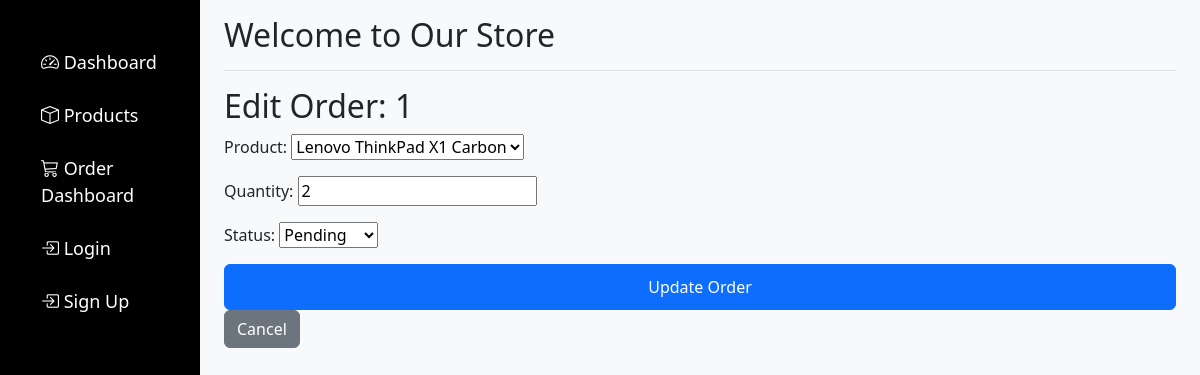
Page /products/order/edit/1/ (signed in) on the committed database.
### products/models.py (models this page shows, shortened)
class Order(models.Model):
    STATUS_CHOICES = [
        ('Pending', 'Pending'),
        ('Processed', 'Processed'),
        ('Shipped', 'Shipped'),
        ('Delivered', 'Delivered'),
        ('Cancelled', 'Cancelled'),
    ]
    user = models.ForeignKey(settings.AUTH_USER_MODEL, on_delete=models.CASCADE)
    product = models.ForeignKey(Product, on_delete=models.CASCADE)
    quantity = models.PositiveIntegerField()
    order_date = models.DateTimeField(auto_now_add=True)
    status = models.CharField(max_length=50, choices=STATUS_CHOICES, default='Pending')
    class Meta:
        permissions = [
            ("can_manage_orders", "Can manage orders"),
            ("can_view_order", "Can view order"),
        ]
        ordering = ['-order_date']

### products/views.py (the view)
# urls.py: path('order/edit/<int:order_id>/', views.edit_order, name='edit-order'),
@login_required
def edit_order(request, order_id):
    order = get_object_or_404(Order, id=order_id)
    if request.method == 'POST':
        form = OrderForm(request.POST, instance=order)
        if form.is_valid():
            form.save()
            messages.success(request, 'Order updated successfully.')
            return redirect('user-dashboard')
    else:
        form = OrderForm(instance=order)
    return render(request, 'edit-order.html', {'form': form, 'order': order})

### products/forms.py
class OrderForm(forms.ModelForm):
    class Meta:
        model = Order
        fields = ['product', 'quantity', 'status']

### products/models.py (called while the page is built)
    def __str__(self):
        return self.name

### products/templates/edit-order.html (shortened to what this page needs)
{% extends 'base.html' %}
{% block content %}
  <h2>Edit Order: {{ order.id }}</h2>
  <form method="POST">
    {{ form.as_p }}
    <button type="submit" class="btn btn-primary">Update Order</button>
  </form>
  <a href="{% url 'user-dashboard' %}" class="btn btn-secondary">Cancel</a>
{% endblock %}

### products/static/style.css (style rules this page uses)
body { background-color: #f8f9fa; }
.btn-primary { width: 100%; padding: 10px; }

### rows in the picture
Order: id "1", product "Lenovo ThinkPad X1 Carbon", quantity "2", status "Pending"
